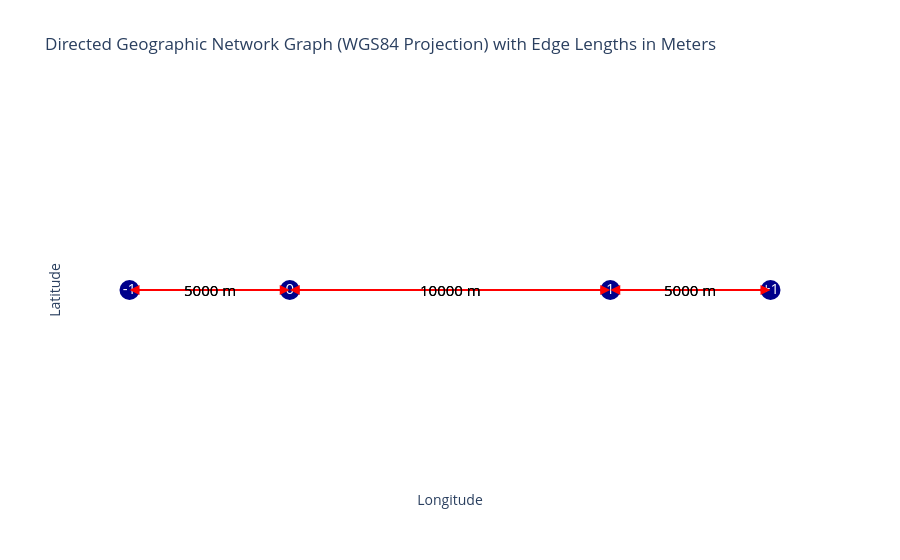

The notebook cell saved with this chart:
### Code cell
graph_module.plot_graph(graph)

### Figure 1 — Plotly figure (JSON) as saved in the notebook; plotly's stock layout.template omitted (floating-point values rounded to 4 significant figures)
{"data": [{"hoverinfo": "none", "line": {"color": "red", "width": 2}, "mode": "lines", "type": "scatter", "x": [-0.08983, -0.04492], "y": [0, 0]}, {"hoverinfo": "none", "line": {"color": "red", "width": 2}, "mode": "lines", "type": "scatter", "x": [-0.04492, -0.08983], "y": [0, 0]}, {"hoverinfo": "none", "line": {"color": "red", "width": 2}, "mode": "lines", "type": "scatter", "x": [-0.04492, 0.04492], "y": [0, 0]}, {"hoverinfo": "none", "line": {"color": "red", "width": 2}, "mode": "lines", "type": "scatter", "x": [0.04492, -0.04492], "y": [0, 0]}, {"hoverinfo": "none", "line": {"color": "red", "width": 2}, "mode": "lines", "type": "scatter", "x": [0.04492, 0.08983], "y": [0, 0]}, {"hoverinfo": "none", "line": {"color": "red", "width": 2}, "mode": "lines", "type": "scatter", "x": [0.08983, 0.04492], "y": [0, 0]}, {"hoverinfo": "text", "marker": {"color": "darkblue", "size": 20}, "mode": "markers+text", "text": ["-1", "0", "1", "+1"], "textfont": {"color": "white", "size": 15}, "textposition": "middle center", "type": "scatter", "x": [-0.08983, -0.04492, 0.04492, 0.08983], "y": [0, 0, 0, 0]}], "layout": {"annotations": [{"arrowcolor": "red", "arrowhead": 2, "arrowsize": 2, "arrowwidth": 1, "ax": -0.08983, "axref": "x", "ay": 0, "ayref": "y", "showarrow": true, "x": -0.04492, "xref": "x", "y": 0, "yref": "y"}, {"arrowcolor": "red", "arrowhead": 2, "arrowsize": 2, "arrowwidth": 1, "ax": -0.04492, "axref": "x", "ay": 0, "ayref": "y", "showarrow": true, "x": -0.08983, "xref": "x", "y": 0, "yref": "y"}, {"arrowcolor": "red", "arrowhead": 2, "arrowsize": 2, "arrowwidth": 1, "ax": -0.04492, "axref": "x", "ay": 0, "ayref": "y", "showarrow": true, "x": 0.04492, "xref": "x", "y": 0, "yref": "y"}, {"arrowcolor": "red", "arrowhead": 2, "arrowsize": 2, "arrowwidth": 1, "ax": 0.04492, "axref": "x", "ay": 0, "ayref": "y", "showarrow": true, "x": -0.04492, "xref": "x", "y": 0, "yref": "y"}, {"arrowcolor": "red", "arrowhead": 2, "arrowsize": 2, "arrowwidth": 1, "ax": 0.04492, "axref": "x", "ay": 0, "ayref": "y", "showarrow": true, "x": 0.08983, "xref": "x", "y": 0, "yref": "y"}, {"arrowcolor": "red", "arrowhead": 2, "arrowsize": 2, "arrowwidth": 1, "ax": 0.08983, "axref": "x", "ay": 0, "ayref": "y", "showarrow": true, "x": 0.04492, "xref": "x", "y": 0, "yref": "y"}, {"font": {"color": "black", "size": 15}, "showarrow": false, "text": "5000 m", "x": -0.06737, "y": 0}, {"font": {"color": "black", "size": 15}, "showarrow": false, "text": "5000 m", "x": -0.06737, "y": 0}, {"font": {"color": "black", "size": 15}, "showarrow": false, "text": "10000 m", "x": 0, "y": 0}, {"font": {"color": "black", "size": 15}, "showarrow": false, "text": "10000 m", "x": 0, "y": 0}, {"font": {"color": "black", "size": 15}, "showarrow": false, "text": "5000 m", "x": 0.06737, "y": 0}, {"font": {"color": "black", "size": 15}, "showarrow": false, "text": "5000 m", "x": 0.06737, "y": 0}], "plot_bgcolor": "white", "showlegend": false, "title": {"text": "Directed Geographic Network Graph (WGS84 Projection) with Edge Lengths in Meters"}, "xaxis": {"showgrid": false, "showticklabels": false, "title": {"text": "Longitude"}, "zeroline": false}, "yaxis": {"showgrid": false, "showticklabels": false, "title": {"text": "Latitude"}, "zeroline": false}}}
